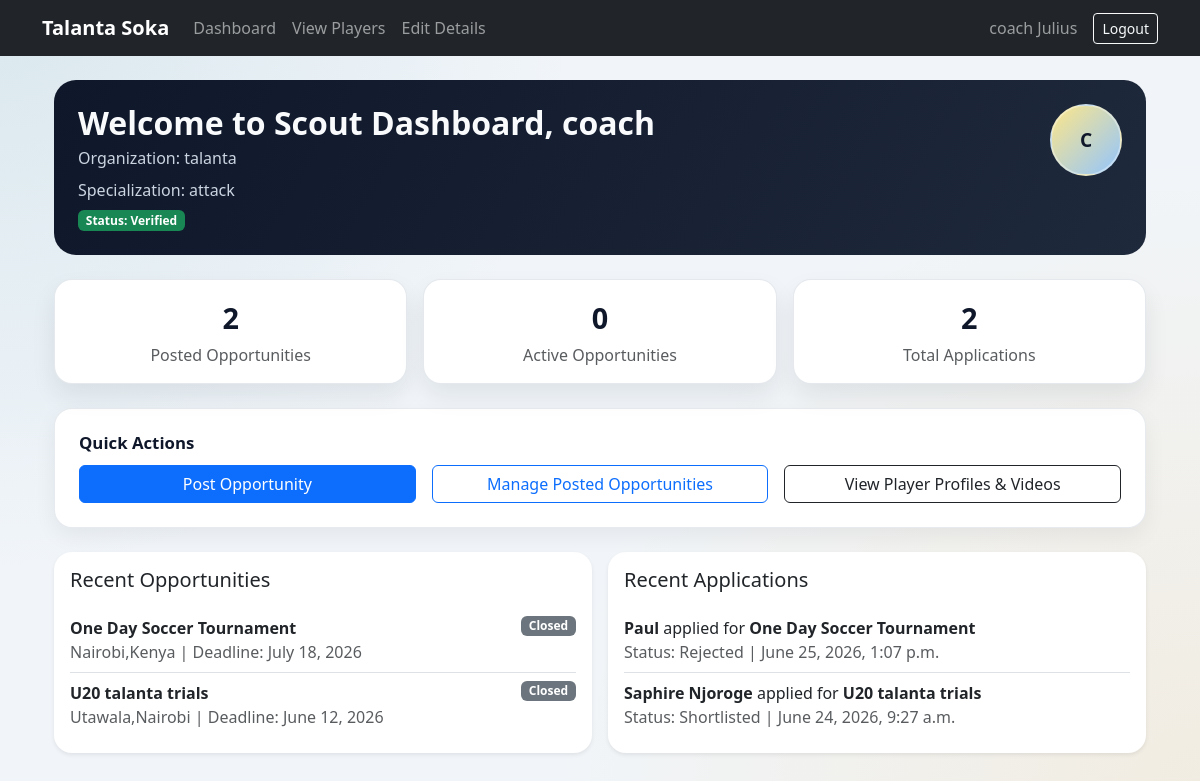
/scout/dashboard/ (signed in), run on the app's committed database.
### users/models.py (models this page shows, shortened)
class User(AbstractBaseUser, PermissionsMixin):
    full_name = models.CharField(max_length=150)
    email = models.EmailField(unique=True)
    ROLE_CHOICES = [
        ('player','Player'),
        ('scout', 'Scout'),
    ]
    role = models.CharField(max_length=20, choices=ROLE_CHOICES, default='player')
    is_active = models.BooleanField(default=True)
    is_staff = models.BooleanField(default=False)
    USERNAME_FIELD = 'email'
    REQUIRED_FIELDS = ['full_name']
    objects = UserManager()

### scouts/models.py (models this page shows, shortened)
class Scout(models.Model):
    VERIFICATION_STATUS_CHOICES = [
        ('pending', 'Pending'),
        ('approved', 'Approved'),
        ('rejected', 'Rejected'),
    ]
    user = models.OneToOneField(
        User,
        on_delete=models.CASCADE,
        related_name='scout_profile'
    )
    organization = models.CharField(max_length=100)
    specialization = models.CharField(max_length=120)
    verification_document = models.FileField(
        upload_to='scout_verification_docs/',
        validators=[FileExtensionValidator(['pdf', 'doc', 'docx'])]
    )
    profile_photo = models.ImageField(
        upload_to='profile_photos/',
        blank=True,
        null=True
    )
    verified = models.BooleanField(default=False)
    verification_status = models.CharField(
        max_length=20,
        choices=VERIFICATION_STATUS_CHOICES,
        default='pending'
    )

### opportunities/models.py (models this page shows, shortened)
class Opportunity(models.Model):
	scout = models.ForeignKey(
		settings.AUTH_USER_MODEL,
		on_delete=models.CASCADE,
		related_name='posted_opportunities',
	)
	title = models.CharField(max_length=150)
	organization = models.CharField(max_length=150)
	description = models.TextField()
	poster_image = models.ImageField(upload_to='opportunity_posters/', blank=True, null=True)
	location = models.CharField(max_length=120)
	deadline = models.DateField()
	max_applications = models.PositiveIntegerField(blank=True, null=True)
	is_active = models.BooleanField(default=True)
	created_at = models.DateTimeField(auto_now_add=True)
	updated_at = models.DateTimeField(auto_now=True)
	class Meta:
		ordering = ['-created_at']

class Application(models.Model):
	STATUS_CHOICES = [
		('pending', 'Pending'),
		('shortlisted', 'Shortlisted'),
		('rejected', 'Rejected'),
	]
	opportunity = models.ForeignKey(
		Opportunity,
		on_delete=models.CASCADE,
		related_name='applications',
	)
	player = models.ForeignKey(
		settings.AUTH_USER_MODEL,
		on_delete=models.CASCADE,
		related_name='opportunity_applications',
	)
	motivation = models.TextField(blank=True)
	status = models.CharField(max_length=20, choices=STATUS_CHOICES, default='pending')
	applied_at = models.DateTimeField(auto_now_add=True)
	class Meta:
		ordering = ['-applied_at']
		constraints = [
			models.UniqueConstraint(
				fields=['opportunity', 'player'],
				name='unique_player_opportunity_application',
			)
		]

### scouts/views.py (the view)
# urls.py: path('dashboard/',views.dashboard,name='player_dashboard'),
@login_required
def dashboard(request):
    if request.user.role != 'scout':
        messages.error(request, 'Only scouts can access the scout dashboard.')
        return redirect('player_dashboard')
    scout_profile = request.user.scout_profile
    first_name = (request.user.full_name or 'Scout').split()[0]
    posted_opportunities = Opportunity.objects.filter(scout=request.user)
    active_opportunities = posted_opportunities.filter(is_active=True)
    total_applications = Application.objects.filter(opportunity__scout=request.user).count()
    recent_opportunities = posted_opportunities[:5]
    recent_applications = (
        Application.objects.select_related('opportunity', 'player')
        .filter(opportunity__scout=request.user)[:5]
    )
    return render(
        request,
        'scouts/scoutdashboard.html',
        {
            'scout_profile': scout_profile,
            'first_name': first_name,
            'posted_count': posted_opportunities.count(),
            'active_count': active_opportunities.count(),
            'applications_count': total_applications,
            'recent_opportunities': recent_opportunities,
            'recent_applications': recent_applications,
        }
    )

### templates/scouts/scoutdashboard.html (shortened to what this page needs)
{% extends 'base.html' %}
{% block content %}
<div class="container mt-4">
    <div class="dashboard-hero mb-4">
        <div class="d-flex justify-content-between align-items-start gap-3">
            <div>
                <h2 class="fw-bold mb-1">Welcome to Scout Dashboard, {{ first_name }}</h2>
                <p class="text-muted mb-2">Organization: {{ scout_profile.organization }}</p>
                <p class="text-muted mb-0">Specialization: {{ scout_profile.specialization }}</p>
                {% if scout_profile.verified %}
                    <span class="badge bg-success mt-2">Status: Verified</span>
                {% else %}
                    <span class="badge bg-warning text-dark mt-2">Status: Pending Verification</span>
                {% endif %}
            </div>
            {% if scout_profile.profile_photo %}
                <img src="{{ scout_profile.profile_photo.url }}" alt="{{ first_name }}" class="hero-avatar">
            {% else %}
                <div class="hero-avatar-fallback">{{ first_name|slice:':1'|upper }}</div>
            {% endif %}
        </div>
    </div>
    <div class="row g-3 mb-4">
        <div class="col-md-4">
            <div class="card stat-card h-100 text-center">
                <div class="card-body">
                    <div class="stat-value">{{ posted_count }}</div>
                    <p class="text-muted mb-0">Posted Opportunities</p>
                </div>
            </div>
        </div>
        <div class="col-md-4">
            <div class="card stat-card h-100 text-center">
                <div class="card-body">
                    <div class="stat-value">{{ active_count }}</div>
                    <p class="text-muted mb-0">Active Opportunities</p>
                </div>
            </div>
        </div>
        <div class="col-md-4">
            <div class="card stat-card h-100 text-center">
                <div class="card-body">
                    <div class="stat-value">{{ applications_count }}</div>
                    <p class="text-muted mb-0">Total Applications</p>
                </div>
            </div>
        </div>
    </div>
    <div class="panel-soft p-3 p-md-4 mb-4">
            <h4 class="section-title">Quick Actions</h4>
            <div class="row g-3">
                <div class="col-md-4">
                    <a href="{% url 'post_opportunity' %}" class="btn btn-primary w-100">Post Opportunity</a>
                </div>
                <div class="col-md-4">
                    <a href="{% url 'manage_posted_opportunities' %}" class="btn btn-outline-primary w-100">Manage Posted Opportunities</a>
                </div>
                <div class="col-md-4">
                    <a href="{% url 'scout_player_directory' %}" class="btn btn-outline-dark w-100">View Player Profiles & Videos</a>
                </div>
            </div>
    </div>
    <div class="row g-3">
        <div class="col-lg-6">
            <div class="card shadow-sm border-0 h-100">
                <div class="card-body">
                    <h5 class="mb-3">Recent Opportunities</h5>
                    {% if recent_opportunities %}
                        <ul class="list-group list-group-flush">
                            {% for opportunity in recent_opportunities %}
                                <li class="list-group-item px-0 d-flex justify-content-between align-items-start">
                                    <div>
                                        <strong>{{ opportunity.title }}</strong>
                                        <div class="text-muted">{{ opportunity.location }} | Deadline: {{ opportunity.deadline }}</div>
                                    </div>
                                    {% if opportunity.is_active %}
                                        <span class="badge bg-success">Active</span>
                                    {% else %}
                                        <span class="badge bg-secondary">Closed</span>
                                    {% endif %}
                                </li>
                            {% endfor %}
                        </ul>
                    {% else %}
                        <p class="text-muted mb-0">No opportunities posted yet.</p>
                    {% endif %}
                </div>
            </div>
        </div>
        <div class="col-lg-6">
            <div class="card shadow-sm border-0 h-100">
                <div class="card-body">
                    <h5 class="mb-3">Recent Applications</h5>
                    {% if recent_applications %}
                        <ul class="list-group list-group-flush">
                            {% for application in recent_applications %}
                                <li class="list-group-item px-0">
                                    <strong>{{ application.player.full_name }}</strong>
                                    applied for
                                    <strong>{{ application.opportunity.title }}</strong>
                                    <div class="text-muted">Status: {{ application.get_status_display }} | {{ application.applied_at }}</div>
                                </li>
                            {% endfor %}
                        </ul>
                    {% else %}
                        <p class="text-muted mb-0">No applications received yet.</p>
                    {% endif %}
                </div>
            </div>
        </div>
    </div>
</div>
{% endblock %}

### templates/base.html (shortened to what this page needs)
{% load static %}
<!DOCTYPE html>
<html lang="en">
<head>
    <link href="https://cdn.jsdelivr.net/npm/bootstrap@5.3.3/dist/css/bootstrap.min.css" rel="stylesheet">
</head>
<body>
<nav class="navbar navbar-expand-lg navbar-dark bg-dark">
    <div class="container">
        <a class="navbar-brand" href="{% url 'home' %}">
            Talanta Soka
        </a>
        <div class="collapse navbar-collapse"
             id="navbarContent">
            <ul class="navbar-nav me-auto">
                <li class="nav-item">
                    {% if user.is_authenticated and user.is_staff %}
                        <a class="nav-link" href="{% url 'admin_dashboard' %}">
                    {% elif user.is_authenticated and user.role == 'player' %}
                        <a class="nav-link" href="{% url 'player_dashboard' %}">
                    {% elif user.is_authenticated and user.role == 'scout' %}
                        <a class="nav-link" href="{% url 'scout_dashboard' %}">
                    {% else %}
                        <a class="nav-link" href="{% url 'home' %}">
                    {% endif %}
                        Dashboard
                    </a>
                </li>
                <li class="nav-item">
                    {% if user.is_authenticated and user.is_staff %}
                        <a class="nav-link" href="{% url 'admin_users' %}">Users</a>
                    {% elif user.is_authenticated and user.role == 'player' %}
                        <a class="nav-link" href="{% url 'player_profile' %}">Profile</a>
                    {% elif user.is_authenticated and user.role == 'scout' %}
                        <a class="nav-link" href="{% url 'scout_player_directory' %}">View Players</a>
                    {% else %}
                        <a class="nav-link" href="{% url 'login' %}">Login</a>
                    {% endif %}
                </li>
                {% if user.is_authenticated and user.role == 'scout' and not user.is_staff %}
                    <li class="nav-item">
                        <a class="nav-link" href="{% url 'scout_edit_details' %}">Edit Details</a>
                    </li>
                {% endif %}
            </ul>
            {% if user.is_authenticated %}
                <span class="navbar-text me-3">
                    {{ user.full_name }}
                </span>
                <a href="{% url 'logout' %}"
                   class="btn btn-outline-light btn-sm">
                    Logout
                </a>
            {% endif %}
        </div>
    </div>
</nav>
<div class="container mt-4">
    <div class="position-fixed top-0 end-0 p-3" style="z-index:1080;">
    </div>
    {% block content %}
    {% endblock %}
</div>
</body>
</html>

### templates/base.html (style rules this page uses)
body { background: radial-gradient(circle at top left, rgba(14,116,144,.10), transparent 40%), radial-gradient(circle at bottom right, rgba(245,158,11,.10), transparent 45%), #f1f5f9; min-height:100vh; }
.navbar-brand { font-weight:bold; }
.card { border:none; border-radius:18px; box-shadow:0 12px 24px rgba(15,23,42,.08); }
.dashboard-hero { background:linear-gradient(120deg,#0f172a,#1e293b); color:#f8fafc; border-radius:22px; padding:24px; }
.dashboard-hero .text-muted { color:#cbd5e1 !important; }
.stat-card { border-radius:18px; border:1px solid rgba(148,163,184,.24); background:#ffffff; transition:transform .2s ease, box-shadow .2s ease; }
.stat-value { font-size:1.8rem; font-weight:800; color:#0f172a; margin-bottom:4px; }
.section-title { font-size:1.05rem; font-weight:700; color:#0f172a; margin-bottom:12px; }
.panel-soft { border:1px solid rgba(148,163,184,.22); border-radius:18px; background:#fff; box-shadow:0 8px 22px rgba(15,23,42,.06); }
.hero-avatar-fallback { width:72px; height:72px; border-radius:50%; display:grid; place-items:center; font-weight:800; font-size:1.2rem; color:#0f172a; background:linear-gradient(135deg,#fde68a,#93c5fd); border:2px solid rgba(255,255,255,.35); }

### data on the page
User: full_name "coach Julius"
Scout: organization "talanta", specialization "attack"
Opportunity: title "One Day Soccer Tournament", location "Nairobi,Kenya", deadline "July 18, 2026", is_active "Closed"
Opportunity: title "U20 talanta trials", location "Utawala,Nairobi", deadline "June 12, 2026", is_active "Closed"
Application: player.full_name "Paul", opportunity "One Day Soccer Tournament", status "Rejected", applied_at "June 25, 2026, 1:07 p.m."
Application: player.full_name "Saphire Njoroge", opportunity "U20 talanta trials", status "Shortlisted", applied_at "June 24, 2026, 9:27 a.m."

### other printed values
{{ first_name }} "coach"
{{ first_name|slice:':1'|upper }} "C"
{{ posted_count }} "2"
{{ active_count }} "0"
{{ applications_count }} "2"
